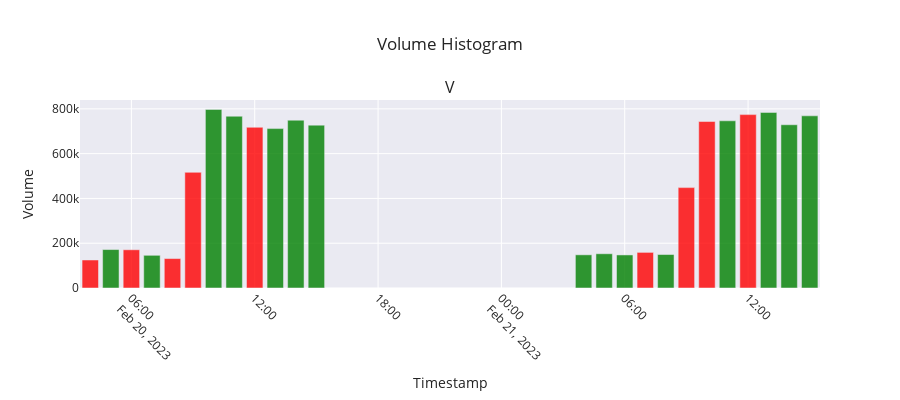

Notebook cell for this chart:
### Code cell
from plotly.subplots import make_subplots
import plotly.graph_objects as go
import plotly.express as px

def plot_volume_histogram(candlestick_data):
    fig = make_subplots(rows=1, cols=1, subplot_titles=("Volume"))

    # Determine the color for each bar based on the candlestick data
    colors = ['green' if row['Close'] >= row['Open'] else 'red' for idx, row in candlestick_data.iterrows()]

    # Add volume as a bar chart
    fig.add_trace(go.Bar(
        x=candlestick_data.index,
        y=candlestick_data['Volume'],
        name='Volume',
        marker_color=colors,
        opacity=0.8
    ))

    # Update layout for better appearance
    fig.update_layout(
        title="Volume Histogram",
        xaxis_title="Timestamp",
        yaxis_title="Volume",
        legend_title="Legend",
        xaxis=dict(tickangle=45),
        template="seaborn",
        hovermode='x unified',
        height=400  # Adjust the height as needed
    )

    # Show the plot
    fig.show()

# Example usage
plot_volume_histogram(candlestick_data)

### Figure 1 — Plotly figure (JSON) as saved in the notebook; plotly's stock layout.template omitted (floating-point values rounded to 4 significant figures)
{"data": [{"marker": {"color": ["red", "green", "red", "green", "red", "red", "green", "green", "red", "green", "green", "green", "green", "green", "green", "red", "green", "red", "red", "green", "red", "green", "green", "green"]}, "name": "Volume", "opacity": 0.8, "type": "bar", "x": ["2023-02-20T04:00:00.000000000", "2023-02-20T05:00:00.000000000", "2023-02-20T06:00:00.000000000", "2023-02-20T07:00:00.000000000", "2023-02-20T08:00:00.000000000", "2023-02-20T09:00:00.000000000", "2023-02-20T10:00:00.000000000", "2023-02-20T11:00:00.000000000", "2023-02-20T12:00:00.000000000", "2023-02-20T13:00:00.000000000", "2023-02-20T14:00:00.000000000", "2023-02-20T15:00:00.000000000", "2023-02-21T04:00:00.000000000", "2023-02-21T05:00:00.000000000", "2023-02-21T06:00:00.000000000", "2023-02-21T07:00:00.000000000", "2023-02-21T08:00:00.000000000", "2023-02-21T09:00:00.000000000", "2023-02-21T10:00:00.000000000", "2023-02-21T11:00:00.000000000", "2023-02-21T12:00:00.000000000", "2023-02-21T13:00:00.000000000", "2023-02-21T14:00:00.000000000", "2023-02-21T15:00:00.000000000"], "y": [125078, 171668, 170727, 145966, 131450, 516494, 797592, 767135, 717594, 711875, 749391, 727326, 148185, 152918, 147630, 159072, 149483, 448294, 743486, 746686, 774286, 784160, 729026, 768819]}], "layout": {"annotations": [{"font": {"size": 16}, "showarrow": false, "text": "V", "x": 0.5, "xanchor": "center", "xref": "paper", "y": 1, "yanchor": "bottom", "yref": "paper"}], "height": 400, "hovermode": "x unified", "legend": {"title": {"text": "Legend"}}, "title": {"text": "Volume Histogram"}, "xaxis": {"anchor": "y", "domain": [0, 1], "tickangle": 45, "title": {"text": "Timestamp"}}, "yaxis": {"anchor": "x", "domain": [0, 1], "title": {"text": "Volume"}}}}
